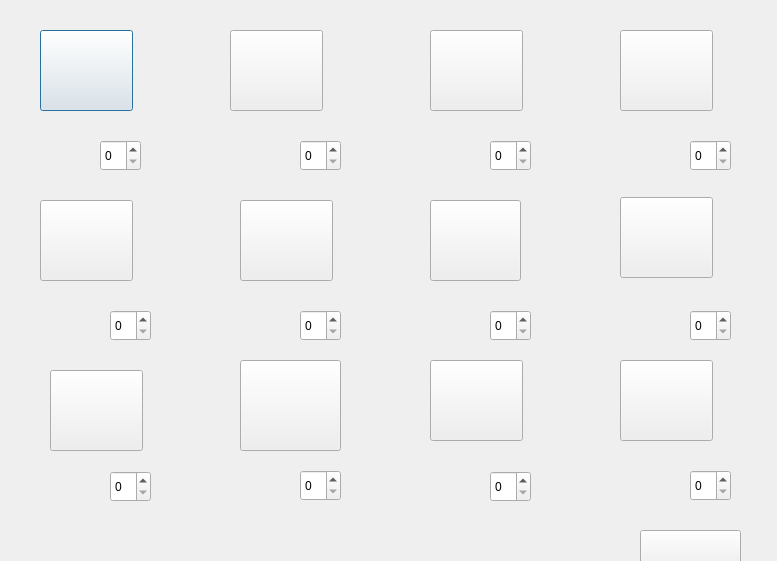
<?xml version="1.0" encoding="UTF-8"?>
<ui version="4.0">
 <class>Dialog</class>
 <widget class="QDialog" name="Dialog">
  <property name="geometry">
   <rect>
    <x>0</x>
    <y>0</y>
    <width>777</width>
    <height>561</height>
   </rect>
  </property>
  <property name="windowTitle">
   <string>Dialog</string>
  </property>
  <property name="styleSheet">
   <string notr="true">border-image: url(:/new/prefix1/mc/benjing4.png);</string>
  </property>
  <widget class="QPushButton" name="pushButtons1">
   <property name="geometry">
    <rect>
     <x>40</x>
     <y>30</y>
     <width>93</width>
     <height>81</height>
    </rect>
   </property>
   <property name="cursor">
    <cursorShape>PointingHandCursor</cursorShape>
   </property>
   <property name="styleSheet">
    <string notr="true">border-image: url(:/new/prefix1/mc/Sushi02.png);</string>
   </property>
   <property name="text">
    <string/>
   </property>
  </widget>
  <widget class="QPushButton" name="pushButtons2">
   <property name="geometry">
    <rect>
     <x>230</x>
     <y>30</y>
     <width>93</width>
     <height>81</height>
    </rect>
   </property>
   <property name="cursor">
    <cursorShape>PointingHandCursor</cursorShape>
   </property>
   <property name="styleSheet">
    <string notr="true">border-image: url(:/new/prefix1/mc/Sushi03.png);</string>
   </property>
   <property name="text">
    <string/>
   </property>
  </widget>
  <widget class="QPushButton" name="pushButtons3">
   <property name="geometry">
    <rect>
     <x>430</x>
     <y>30</y>
     <width>93</width>
     <height>81</height>
    </rect>
   </property>
   <property name="cursor">
    <cursorShape>PointingHandCursor</cursorShape>
   </property>
   <property name="styleSheet">
    <string notr="true">border-image: url(:/new/prefix1/mc/Sushi04.png);</string>
   </property>
   <property name="text">
    <string/>
   </property>
  </widget>
  <widget class="QLabel" name="label">
   <property name="geometry">
    <rect>
     <x>-30</x>
     <y>120</y>
     <width>241</width>
     <height>51</height>
    </rect>
   </property>
   <property name="styleSheet">
    <string notr="true">border-image: url(:/new/prefix1/shousiming/2.png);
border-image: url(:/new/prefix1/shousiming/3.png);</string>
   </property>
   <property name="text">
    <string/>
   </property>
  </widget>
  <widget class="QPushButton" name="pushButtons4">
   <property name="geometry">
    <rect>
     <x>620</x>
     <y>30</y>
     <width>93</width>
     <height>81</height>
    </rect>
   </property>
   <property name="cursor">
    <cursorShape>PointingHandCursor</cursorShape>
   </property>
   <property name="styleSheet">
    <string notr="true">border-image: url(:/new/prefix1/mc/Sushi07.png);</string>
   </property>
   <property name="text">
    <string/>
   </property>
  </widget>
  <widget class="QPushButton" name="pushButtons5">
   <property name="geometry">
    <rect>
     <x>40</x>
     <y>200</y>
     <width>93</width>
     <height>81</height>
    </rect>
   </property>
   <property name="cursor">
    <cursorShape>PointingHandCursor</cursorShape>
   </property>
   <property name="styleSheet">
    <string notr="true">border-image: url(:/new/prefix1/mc/Sushi12.png);</string>
   </property>
   <property name="text">
    <string/>
   </property>
  </widget>
  <widget class="QSpinBox" name="spinBoxs1">
   <property name="geometry">
    <rect>
     <x>100</x>
     <y>140</y>
     <width>41</width>
     <height>31</height>
    </rect>
   </property>
  </widget>
  <widget class="QLabel" name="label_2">
   <property name="geometry">
    <rect>
     <x>170</x>
     <y>120</y>
     <width>241</width>
     <height>51</height>
    </rect>
   </property>
   <property name="styleSheet">
    <string notr="true">border-image: url(:/new/prefix1/shousiming/4(1).png);
border-image: url(:/new/prefix1/shousiming/4(2).png);</string>
   </property>
   <property name="text">
    <string/>
   </property>
  </widget>
  <widget class="QSpinBox" name="spinBoxs2">
   <property name="geometry">
    <rect>
     <x>300</x>
     <y>140</y>
     <width>41</width>
     <height>31</height>
    </rect>
   </property>
  </widget>
  <widget class="QLabel" name="label_3">
   <property name="geometry">
    <rect>
     <x>360</x>
     <y>120</y>
     <width>241</width>
     <height>51</height>
    </rect>
   </property>
   <property name="styleSheet">
    <string notr="true">border-image: url(:/new/prefix1/shousiming/5.png);</string>
   </property>
   <property name="text">
    <string/>
   </property>
  </widget>
  <widget class="QSpinBox" name="spinBoxs3">
   <property name="geometry">
    <rect>
     <x>490</x>
     <y>140</y>
     <width>41</width>
     <height>31</height>
    </rect>
   </property>
  </widget>
  <widget class="QLabel" name="label_4">
   <property name="geometry">
    <rect>
     <x>560</x>
     <y>120</y>
     <width>241</width>
     <height>51</height>
    </rect>
   </property>
   <property name="styleSheet">
    <string notr="true">border-image: url(:/new/prefix1/shousiming/6.png);</string>
   </property>
   <property name="text">
    <string/>
   </property>
  </widget>
  <widget class="QSpinBox" name="spinBoxs4">
   <property name="geometry">
    <rect>
     <x>690</x>
     <y>140</y>
     <width>41</width>
     <height>31</height>
    </rect>
   </property>
  </widget>
  <widget class="QLabel" name="label_5">
   <property name="geometry">
    <rect>
     <x>-20</x>
     <y>290</y>
     <width>241</width>
     <height>51</height>
    </rect>
   </property>
   <property name="styleSheet">
    <string notr="true">border-image: url(:/new/prefix1/shousiming/7.png);</string>
   </property>
   <property name="text">
    <string/>
   </property>
  </widget>
  <widget class="QSpinBox" name="spinBoxs5">
   <property name="geometry">
    <rect>
     <x>110</x>
     <y>310</y>
     <width>41</width>
     <height>31</height>
    </rect>
   </property>
  </widget>
  <widget class="QPushButton" name="pushButtons9">
   <property name="geometry">
    <rect>
     <x>50</x>
     <y>370</y>
     <width>93</width>
     <height>81</height>
    </rect>
   </property>
   <property name="cursor">
    <cursorShape>PointingHandCursor</cursorShape>
   </property>
   <property name="styleSheet">
    <string notr="true">border-image: url(:/new/prefix1/mc/Sushi08.png);
border-image: url(:/new/prefix1/mc/Sushi09.png);</string>
   </property>
   <property name="text">
    <string/>
   </property>
  </widget>
  <widget class="QPushButton" name="pushButtons6">
   <property name="geometry">
    <rect>
     <x>240</x>
     <y>200</y>
     <width>93</width>
     <height>81</height>
    </rect>
   </property>
   <property name="cursor">
    <cursorShape>PointingHandCursor</cursorShape>
   </property>
   <property name="styleSheet">
    <string notr="true">border-image: url(:/new/prefix1/mc/Sushi18.png);</string>
   </property>
   <property name="text">
    <string/>
   </property>
  </widget>
  <widget class="QLabel" name="label_6">
   <property name="geometry">
    <rect>
     <x>-20</x>
     <y>450</y>
     <width>241</width>
     <height>51</height>
    </rect>
   </property>
   <property name="styleSheet">
    <string notr="true">border-image: url(:/new/prefix1/shousiming/8.png);</string>
   </property>
   <property name="text">
    <string/>
   </property>
  </widget>
  <widget class="QSpinBox" name="spinBoxs9">
   <property name="geometry">
    <rect>
     <x>110</x>
     <y>471</y>
     <width>41</width>
     <height>31</height>
    </rect>
   </property>
  </widget>
  <widget class="QPushButton" name="pushButtons7">
   <property name="geometry">
    <rect>
     <x>430</x>
     <y>200</y>
     <width>91</width>
     <height>81</height>
    </rect>
   </property>
   <property name="cursor">
    <cursorShape>PointingHandCursor</cursorShape>
   </property>
   <property name="styleSheet">
    <string notr="true">border-image: url(:/new/prefix1/mc/Sushi16.png);</string>
   </property>
   <property name="text">
    <string/>
   </property>
  </widget>
  <widget class="QPushButton" name="pushButtons8">
   <property name="geometry">
    <rect>
     <x>620</x>
     <y>197</y>
     <width>93</width>
     <height>81</height>
    </rect>
   </property>
   <property name="cursor">
    <cursorShape>PointingHandCursor</cursorShape>
   </property>
   <property name="styleSheet">
    <string notr="true">border-image: url(:/new/prefix1/mc/Sushi17.png);</string>
   </property>
   <property name="text">
    <string/>
   </property>
  </widget>
  <widget class="QPushButton" name="pushButtons10">
   <property name="geometry">
    <rect>
     <x>240</x>
     <y>360</y>
     <width>101</width>
     <height>91</height>
    </rect>
   </property>
   <property name="cursor">
    <cursorShape>PointingHandCursor</cursorShape>
   </property>
   <property name="styleSheet">
    <string notr="true">border-image: url(:/new/prefix1/mc/Sushi19.png);</string>
   </property>
   <property name="text">
    <string/>
   </property>
  </widget>
  <widget class="QPushButton" name="pushButtons11">
   <property name="geometry">
    <rect>
     <x>430</x>
     <y>360</y>
     <width>93</width>
     <height>81</height>
    </rect>
   </property>
   <property name="cursor">
    <cursorShape>PointingHandCursor</cursorShape>
   </property>
   <property name="styleSheet">
    <string notr="true">border-image: url(:/new/prefix1/mc/Sushi10.png);</string>
   </property>
   <property name="text">
    <string/>
   </property>
  </widget>
  <widget class="QPushButton" name="pushButtons12">
   <property name="geometry">
    <rect>
     <x>620</x>
     <y>360</y>
     <width>93</width>
     <height>81</height>
    </rect>
   </property>
   <property name="cursor">
    <cursorShape>PointingHandCursor</cursorShape>
   </property>
   <property name="styleSheet">
    <string notr="true">border-image: url(:/new/prefix1/mc/Sushi08.png);</string>
   </property>
   <property name="text">
    <string/>
   </property>
  </widget>
  <widget class="QLabel" name="label_7">
   <property name="geometry">
    <rect>
     <x>170</x>
     <y>290</y>
     <width>241</width>
     <height>51</height>
    </rect>
   </property>
   <property name="styleSheet">
    <string notr="true">border-image: url(:/new/prefix1/shousiming/emo.png);</string>
   </property>
   <property name="text">
    <string/>
   </property>
  </widget>
  <widget class="QSpinBox" name="spinBoxs6">
   <property name="geometry">
    <rect>
     <x>300</x>
     <y>310</y>
     <width>41</width>
     <height>31</height>
    </rect>
   </property>
  </widget>
  <widget class="QLabel" name="label_8">
   <property name="geometry">
    <rect>
     <x>360</x>
     <y>290</y>
     <width>241</width>
     <height>51</height>
    </rect>
   </property>
   <property name="styleSheet">
    <string notr="true">border-image: url(:/new/prefix1/shousiming/ccc.png);</string>
   </property>
   <property name="text">
    <string/>
   </property>
  </widget>
  <widget class="QSpinBox" name="spinBoxs7">
   <property name="geometry">
    <rect>
     <x>490</x>
     <y>310</y>
     <width>41</width>
     <height>31</height>
    </rect>
   </property>
  </widget>
  <widget class="QLabel" name="label_9">
   <property name="geometry">
    <rect>
     <x>560</x>
     <y>290</y>
     <width>241</width>
     <height>51</height>
    </rect>
   </property>
   <property name="styleSheet">
    <string notr="true">border-image: url(:/new/prefix1/shousiming/hms.png);</string>
   </property>
   <property name="text">
    <string/>
   </property>
  </widget>
  <widget class="QSpinBox" name="spinBoxs8">
   <property name="geometry">
    <rect>
     <x>690</x>
     <y>310</y>
     <width>41</width>
     <height>31</height>
    </rect>
   </property>
  </widget>
  <widget class="QLabel" name="label_10">
   <property name="geometry">
    <rect>
     <x>160</x>
     <y>450</y>
     <width>261</width>
     <height>51</height>
    </rect>
   </property>
   <property name="styleSheet">
    <string notr="true">border-image: url(:/new/prefix1/shousiming/bcg.png);</string>
   </property>
   <property name="text">
    <string/>
   </property>
  </widget>
  <widget class="QSpinBox" name="spinBoxs10">
   <property name="geometry">
    <rect>
     <x>300</x>
     <y>470</y>
     <width>41</width>
     <height>31</height>
    </rect>
   </property>
  </widget>
  <widget class="QLabel" name="label_11">
   <property name="geometry">
    <rect>
     <x>360</x>
     <y>450</y>
     <width>241</width>
     <height>51</height>
    </rect>
   </property>
   <property name="styleSheet">
    <string notr="true">border-image: url(:/new/prefix1/shousiming/mmc.png);</string>
   </property>
   <property name="text">
    <string/>
   </property>
  </widget>
  <widget class="QSpinBox" name="spinBoxs11">
   <property name="geometry">
    <rect>
     <x>490</x>
     <y>471</y>
     <width>41</width>
     <height>31</height>
    </rect>
   </property>
  </widget>
  <widget class="QLabel" name="label_12">
   <property name="geometry">
    <rect>
     <x>550</x>
     <y>450</y>
     <width>261</width>
     <height>51</height>
    </rect>
   </property>
   <property name="styleSheet">
    <string notr="true">border-image: url(:/new/prefix1/shousiming/hbs.png);</string>
   </property>
   <property name="text">
    <string/>
   </property>
  </widget>
  <widget class="QSpinBox" name="spinBoxs12">
   <property name="geometry">
    <rect>
     <x>690</x>
     <y>470</y>
     <width>41</width>
     <height>31</height>
    </rect>
   </property>
  </widget>
  <widget class="QPushButton" name="pushButton">
   <property name="geometry">
    <rect>
     <x>640</x>
     <y>530</y>
     <width>101</width>
     <height>41</height>
    </rect>
   </property>
   <property name="cursor">
    <cursorShape>PointingHandCursor</cursorShape>
   </property>
   <property name="styleSheet">
    <string notr="true">border-image: url(:/new/prefix1/shop/8849c97811084062836a1c94bd0115ea.PNG);</string>
   </property>
   <property name="text">
    <string/>
   </property>
  </widget>
 </widget>
 <resources/>
 <connections/>
</ui>
